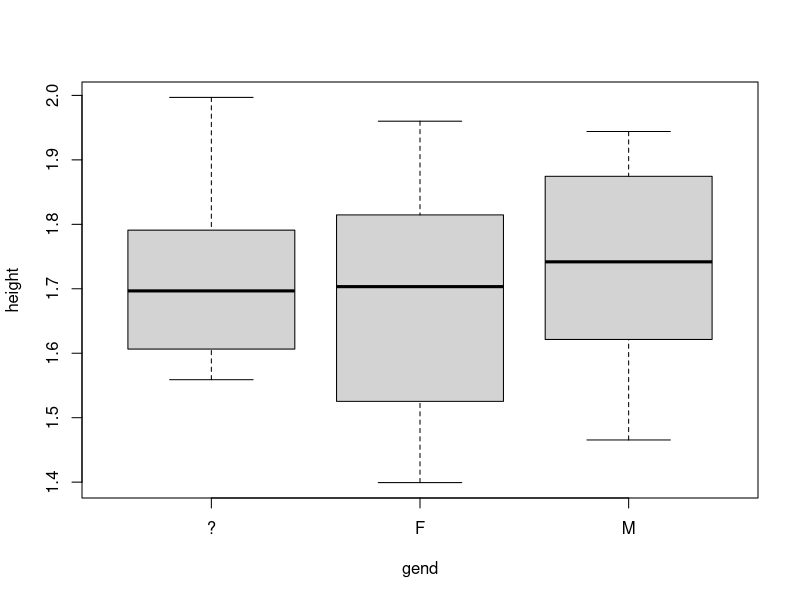

R code for this plot:
## ---- chunk 1
install.packages("shiny")
## ---- chunk 2
data("faithful")
View(faithful)
## ---- chunk 3
gend <- c('M','F','?','M','F','?','M','F','?','M','M','F','?','M','F','?','M','F','?','M')
## ---- chunk 4
gend <- rep(c('M','F','?'), length.out=20)
## ---- chunk 5
# Display the frequency counts of the character vector gend
table(gend)
## ---- chunk 6
# convert gend from character vector to a factor
gend <- as.factor(gend)
# to check you can list the levels in the factor
factor(gend)
## ---- chunk 7
# Create a numeric vector of 30 random heights
height <- rnorm(n = 30, mean = 1.7, sd = 0.15)
# Create a new character vector gend and convert to a factor
gend <- rep(c('M','F','?'), length.out=30)
gend <- as.factor(gend)
## ---- chunk 8
# convert to a factor
gend <- as.factor(gend)
#generate side by side boxplots to compare the heights for the three levels
boxplot(height~gend)
